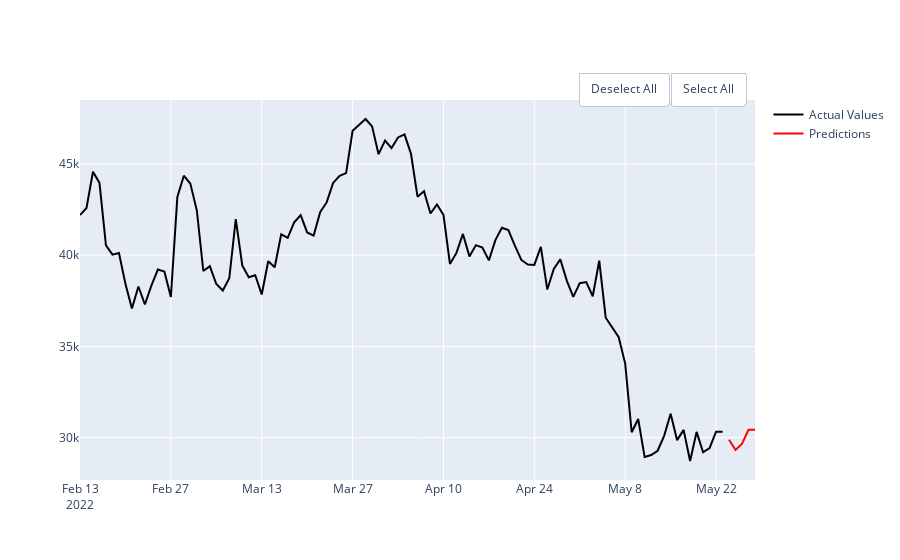

The notebook cell saved with this chart:
### Code cell
fb.predictions(df_coin, rf_final, 5, 100, 'Close')
